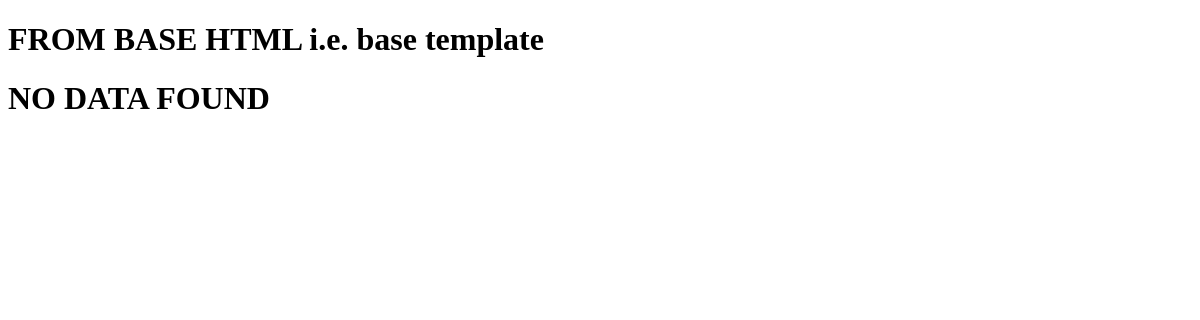
Page /second_app/users/ on the earlier database version.
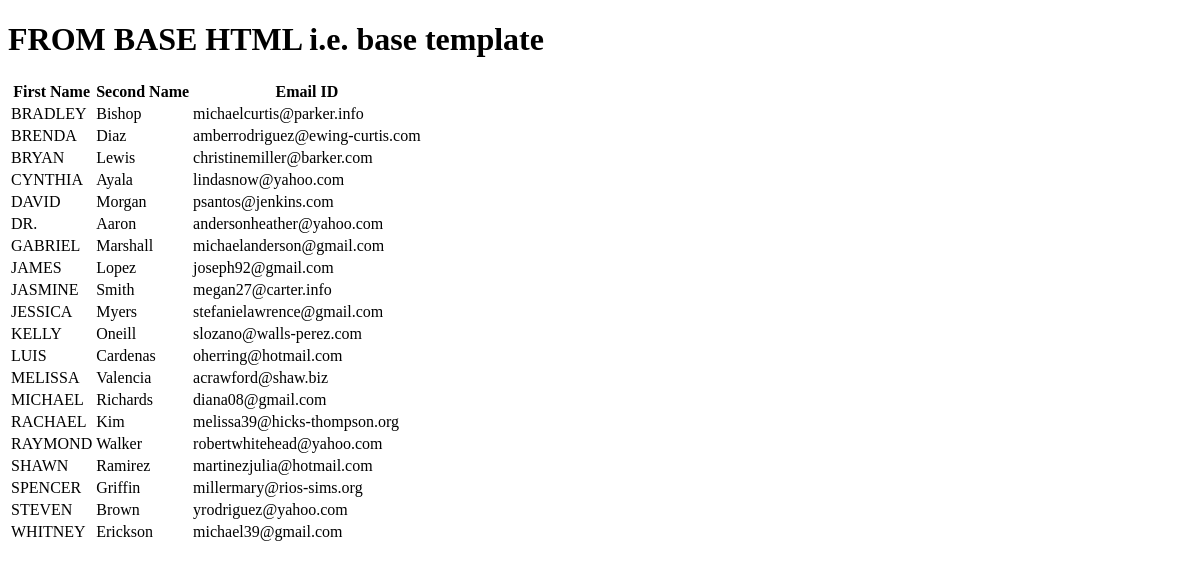
Same page on the later database version.
### second_app/models.py (models this page shows, shortened)
class User(models.Model):
    first_name = models.CharField(max_length=150)
    last_name = models.CharField(max_length=150)
    email_id = models.EmailField(max_length=80, unique=True)

### second_app/views.py (the view)
# urls.py: path('users/', views.user, name='users'),
def user(request):
    userlist = User.objects.order_by('first_name')
    mydict = {'user_list': userlist}
    return render(request, 'second_app/show_users.html', context=mydict)

### templates/second_app/show_users.html
<!DOCTYPE html>
{% extends 'second_app/base.html' %}
{% block body_block %}
{% if user_list %}
    <table>
    <thead>
    <th>First Name</th>
    <th>Second Name</th>
    <th>Email ID</th>
    </thead>
    {% for user in user_list %}
    <tr>
    <td>{{ user.first_name | upper }}</td>
    <td>{{ user.last_name }}</td>
    <td>{{ user.email_id }}</td>
    </tr>
    {%  endfor %}
    </table>
    {%  else %}
    <h1>NO DATA FOUND</h1>
{% endif %}
{% endblock %}

### templates/second_app/base.html (shortened to what this page needs)
<!DOCTYPE html>
<html lang="en">
<head>
</head>
<body>
<h1>FROM BASE HTML i.e. base template</h1>
{% block body_block %}
{% endblock %}
</body>
</html>

Differences in the rows shown:
added User: first_name "BRADLEY", last_name "Bishop", email_id "michaelcurtis@parker.info"
added User: first_name "BRENDA", last_name "Diaz", email_id "amberrodriguez@ewing-curtis.com"
added User: first_name "BRYAN", last_name "Lewis", email_id "christinemiller@barker.com"
added User: first_name "CYNTHIA", last_name "Ayala", email_id "lindasnow@yahoo.com"
added User: first_name "DAVID", last_name "Morgan", email_id "psantos@jenkins.com"
added User: first_name "DR.", last_name "Aaron", email_id "andersonheather@yahoo.com"
added User: first_name "GABRIEL", last_name "Marshall", email_id "michaelanderson@gmail.com"
added User: first_name "JAMES", last_name "Lopez", email_id "joseph92@gmail.com"
added User: first_name "JASMINE", last_name "Smith", email_id "megan27@carter.info"
added User: first_name "JESSICA", last_name "Myers", email_id "stefanielawrence@gmail.com"
added User: first_name "KELLY", last_name "Oneill", email_id "slozano@walls-perez.com"
added User: first_name "LUIS", last_name "Cardenas", email_id "oherring@hotmail.com"
added User: first_name "MELISSA", last_name "Valencia", email_id "acrawford@shaw.biz"
added User: first_name "MICHAEL", last_name "Richards", email_id "diana08@gmail.com"
added User: first_name "RACHAEL", last_name "Kim", email_id "melissa39@hicks-thompson.org"
added User: first_name "RAYMOND", last_name "Walker", email_id "robertwhitehead@yahoo.com"
added User: first_name "SHAWN", last_name "Ramirez", email_id "martinezjulia@hotmail.com"
added User: first_name "SPENCER", last_name "Griffin", email_id "millermary@rios-sims.org"
added User: first_name "STEVEN", last_name "Brown", email_id "yrodriguez@yahoo.com"
added User: first_name "WHITNEY", last_name "Erickson", email_id "michael39@gmail.com"
Other differences:
text no longer shown: "NO DATA FOUND"
text now shown: "First Name Second Name Email ID"
